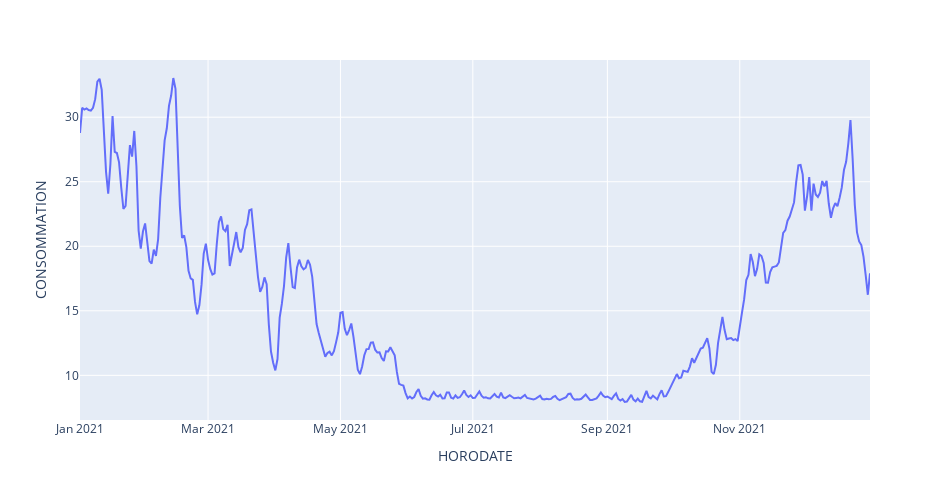

Here is the notebook cell this chart was saved with:
### Code cell
fig = px.line(df_conso, x='HORODATE', y="CONSOMMATION", width=950, height=500)
#fig.update_layout(title="Série journalière du coefficient dynamique entre 01 décembre 2021 et le 31 mars")
fig.show()

### Figure 1 — Plotly figure (JSON) as saved in the notebook; plotly's stock layout.template omitted (floating-point values rounded to 4 significant figures; data arrays with more than 128 entries replaced by an {"elided": "..."} marker saying what was removed)
{"data": [{"hovertemplate": "HORODATE=%{x}<br>CONSOMMATION=%{y}<extra></extra>", "legendgroup": "", "line": {"color": "#636efa", "dash": "solid"}, "marker": {"symbol": "circle"}, "mode": "lines", "name": "", "orientation": "v", "showlegend": false, "type": "scatter", "x": {"elided": "365 str values"}, "xaxis": "x", "y": {"elided": "365 float values"}, "yaxis": "y"}], "layout": {"height": 500, "legend": {"tracegroupgap": 0}, "margin": {"t": 60}, "width": 950, "xaxis": {"anchor": "y", "domain": [0, 1], "title": {"text": "HORODATE"}}, "yaxis": {"anchor": "x", "domain": [0, 1], "title": {"text": "CONSOMMATION"}}}}
